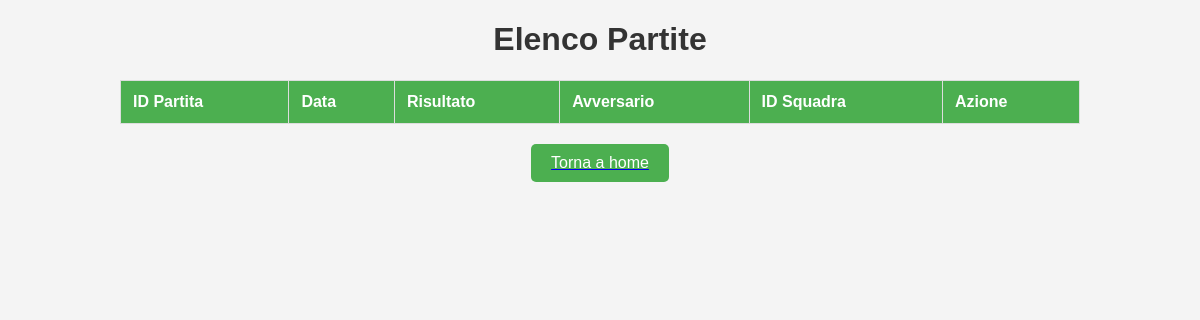
/visualizzapartite.php, run on an earlier commit of the app's database.
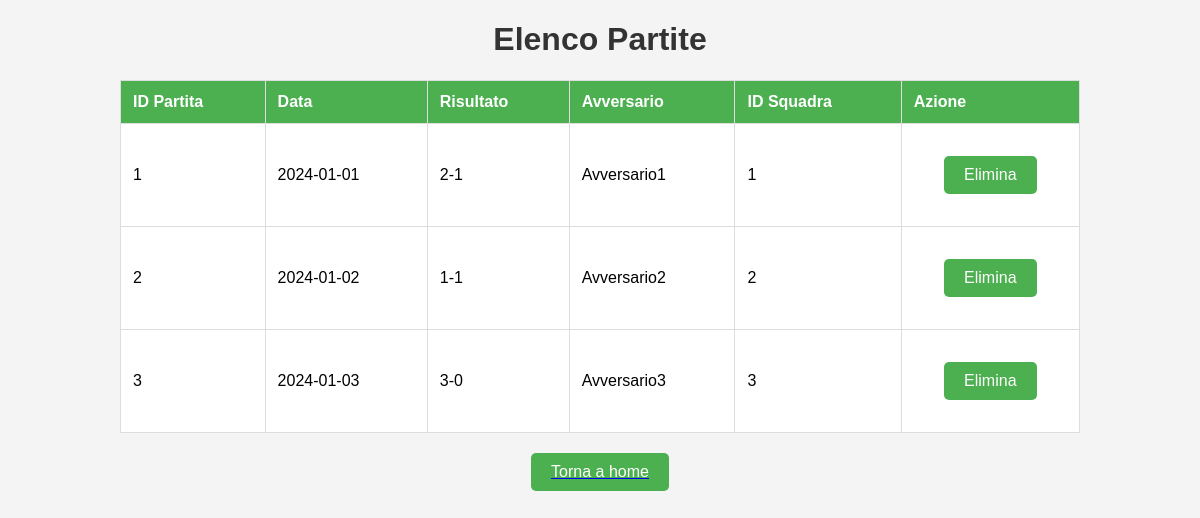
And on a later commit of the database.
### tables this page shows
CREATE TABLE IF NOT EXISTS Partita (

    PartitaID INT PRIMARY KEY AUTO_INCREMENT,
    Data DATE,
    Risultato VARCHAR(255),
    Avversario VARCHAR(255),
    SquadraID VARCHAR(255)
    
);

### visualizzapartite.php (the view, shortened to what this page needs)
<!DOCTYPE html>
<html lang="en">
<head>
</head>
<body>
<h1>Elenco Partite</h1>
<?php
$servername = "localhost";
$username = "root";
$password = "";
$dbname = "TeamTactiCoach";
$conn = new mysqli($servername, $username, $password, $dbname);
$sql = "SELECT * FROM Partita";
$result = $conn->query($sql);
    echo "<table border='1'>
            <tr>
                <th>ID Partita</th>
                <th>Data</th>
                <th>Risultato</th>
                <th>Avversario</th>
                <th>ID Squadra</th>
                <th>Azione</th>
            </tr>";
    while ($row = $result->fetch_assoc()) {
        echo "<tr id='row".$row["PartitaID"]."'>
                <td>" . $row["PartitaID"] . "</td>
                <td>" . $row["Data"] . "</td>
                <td>" . $row["Risultato"] . "</td>
                <td>" . $row["Avversario"] . "</td>
                <td>" . $row["SquadraID"] . "</td>
                <td><button class='delete' data-id='".$row["PartitaID"]."'>Elimina</button></td>
              </tr>";
    }
    echo "</table>";
?>
<a href="homeadmin.php"><button>Torna a home</button></a>
</body>
</html>

### visualizzapartite.php (style rules this page uses)
body { font-family: Arial, sans-serif; background-color: #f4f4f4; margin: 0; padding: 0; }
h1 { text-align: center; color: #333; }
table { width: 80%; margin: 20px auto; border-collapse: collapse; border: 1px solid #ddd; background-color: #fff; }
th, td { padding: 12px; text-align: left; border-bottom: 1px solid #ddd; }
th { background-color: #4CAF50; color: white; }
button { display: block; margin: 20px auto; padding: 10px 20px; font-size: 16px; background-color: #4CAF50; color: white; border: none; border-radius: 5px; cursor: pointer; }

What changed in the data, as far as the page shows it:
added partita: PartitaID "1", Data "2024-01-01", Risultato "2-1", Avversario "Avversario1", SquadraID "1"
added partita: PartitaID "2", Data "2024-01-02", Risultato "1-1", Avversario "Avversario2", SquadraID "2"
added partita: PartitaID "3", Data "2024-01-03", Risultato "3-0", Avversario "Avversario3", SquadraID "3"
